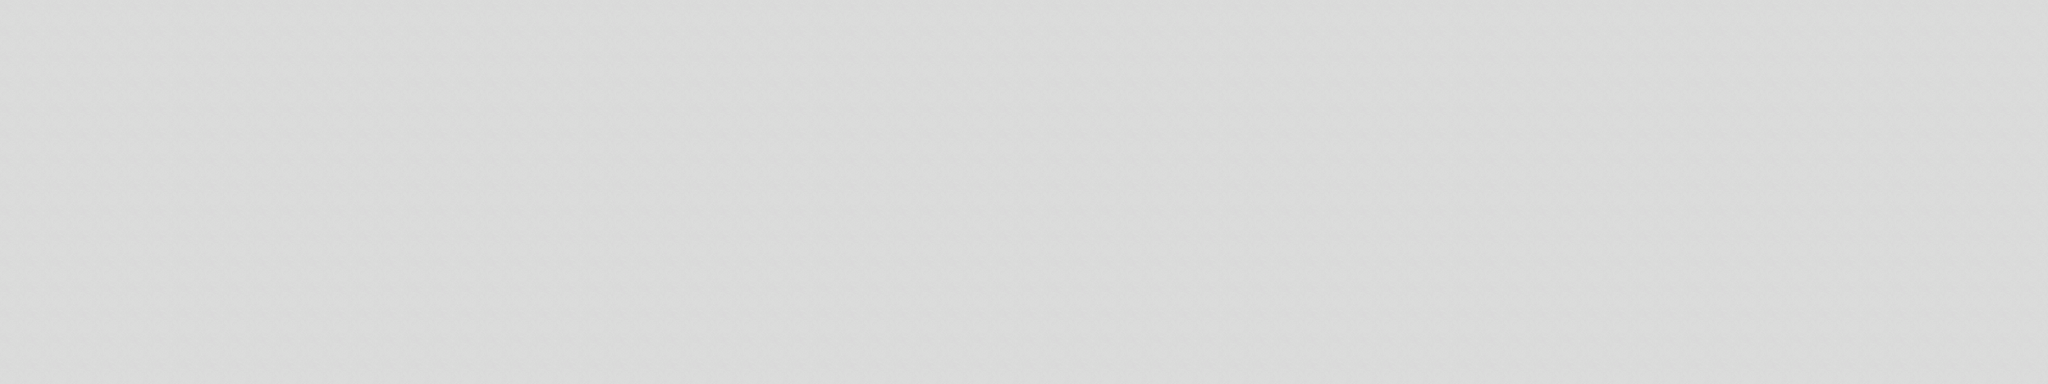

A level layout from a 2D game, rendered from its tile map. Below: a short description, then the map file with tile-grid data replaced by summaries:
An orthogonal 80x15 tile map with 100x100 px tiles, 1 tile layer (Fondo), 20 tilesets and 47 objects (4x imagen2, 2x imagen1, Solid1, Solid2).

<map version="1.5" tiledversion="1.7.2" orientation="orthogonal" renderorder="right-down" width="80" height="15" tilewidth="100" tileheight="100" infinite="0" nextlayerid="12" nextobjectid="107">
 <tileset firstgid="1" source="tutorial_room_back_layer_0001.tsx" />
 <tileset firstgid="51" name="tutorial_arrow_jump" tilewidth="115" tileheight="79" tilecount="1" columns="0">
  <grid orientation="orthogonal" width="1" height="1" />
  <tile id="0">
   <image width="115" height="79" source="assets/Arrows/tutorial_arrow_jump.png" />
  </tile>
 </tileset>
 <tileset firstgid="52" name="tutorial_arrow_duck" tilewidth="275" tileheight="163" tilecount="1" columns="0">
  <grid orientation="orthogonal" width="1" height="1" />
  <tile id="0">
   <image width="275" height="163" source="assets/Arrows/tutorial_arrow_duck.png" />
  </tile>
 </tileset>
 <tileset firstgid="53" name="tutorial_cylinder_1" tilewidth="224" tileheight="393" tilecount="1" columns="0">
  <grid orientation="orthogonal" width="1" height="1" />
  <tile id="0">
   <image width="224" height="393" source="assets/Shapes and Exit Door/tutorial_cylinder_1.png" />
  </tile>
 </tileset>
 <tileset firstgid="54" name="tutorial_arrow_dash" tilewidth="158" tileheight="33" tilecount="1" columns="0">
  <grid orientation="orthogonal" width="1" height="1" />
  <tile id="0">
   <image width="158" height="33" source="assets/Arrows/tutorial_arrow_dash.png" />
  </tile>
 </tileset>
 <tileset firstgid="55" name="tutorial_plynth_after_pyramid_is_destroyed" tilewidth="288" tileheight="321" tilecount="1" columns="0">
  <grid orientation="orthogonal" width="1" height="1" />
  <tile id="0">
   <image width="288" height="321" source="assets/Shapes and Exit Door/tutorial_plynth_after_pyramid_is_destroyed.png" />
  </tile>
 </tileset>
 <tileset firstgid="56" name="tutorial_plynth_before_pyramid_is_destroyed" tilewidth="288" tileheight="294" tilecount="1" columns="0">
  <grid orientation="orthogonal" width="1" height="1" />
  <tile id="0">
   <image width="288" height="294" source="assets/Shapes and Exit Door/tutorial_plynth_before_pyramid_is_destroyed.png" />
  </tile>
 </tileset>
 <tileset firstgid="57" name="tutorial_pyramid_topper" tilewidth="226" tileheight="190" tilecount="1" columns="0">
  <grid orientation="orthogonal" width="1" height="1" />
  <tile id="0">
   <image width="226" height="190" source="assets/Shapes and Exit Door/tutorial_pyramid_topper.png" />
  </tile>
 </tileset>
 <tileset firstgid="58" name="tutorial_exit_door" tilewidth="320" tileheight="273" tilecount="1" columns="0">
  <grid orientation="orthogonal" width="1" height="1" />
  <tile id="0">
   <image width="320" height="273" source="assets/Shapes and Exit Door/tutorial_exit_door.png" />
  </tile>
 </tileset>
 <tileset firstgid="59" name="tutorial_descend_arrow" tilewidth="19" tileheight="24" tilecount="1" columns="0">
  <grid orientation="orthogonal" width="1" height="1" />
  <tile id="0">
   <image width="19" height="24" source="assets/Arrows/tutorial_descend_arrow.png" />
  </tile>
 </tileset>
 <tileset firstgid="60" name="tutorial_target_0001" tilewidth="76" tileheight="87" tilecount="1" columns="0">
  <grid orientation="orthogonal" width="1" height="1" />
  <tile id="0">
   <image width="76" height="87" source="assets/Signs/tutorial_target_0001.png" />
  </tile>
 </tileset>
 <tileset firstgid="61" name="tutorial_arrow_lock" tilewidth="263" tileheight="294" tilecount="1" columns="0">
  <grid orientation="orthogonal" width="1" height="1" />
  <tile id="0">
   <image width="263" height="294" source="assets/Arrows/tutorial_arrow_lock.png" />
  </tile>
 </tileset>
 <tileset firstgid="62" name="TUTORIAL" tilewidth="566" tileheight="159" tilecount="1" columns="0">
  <grid orientation="orthogonal" width="1" height="1" />
  <tile id="0">
   <image width="566" height="159" source="assets/Text/TUTORIAL.png" />
  </tile>
 </tileset>
 <tileset firstgid="63" name="agachar" tilewidth="564" tileheight="225" tilecount="1" columns="0">
  <grid orientation="orthogonal" width="1" height="1" />
  <tile id="0">
   <image width="564" height="225" source="assets/Text/agachar.png" />
  </tile>
 </tileset>
 <tileset firstgid="64" name="cointxt" tilewidth="662" tileheight="278" tilecount="1" columns="0">
  <grid orientation="orthogonal" width="1" height="1" />
  <tile id="0">
   <image width="662" height="278" source="assets/Text/cointxt.png" />
  </tile>
 </tileset>
 <tileset firstgid="65" name="dash" tilewidth="610" tileheight="206" tilecount="1" columns="0">
  <grid orientation="orthogonal" width="1" height="1" />
  <tile id="0">
   <image width="610" height="206" source="assets/Text/dash.png" />
  </tile>
 </tileset>
 <tileset firstgid="66" name="saltar" tilewidth="606" tileheight="216" tilecount="1" columns="0">
  <grid orientation="orthogonal" width="1" height="1" />
  <tile id="0">
   <image width="606" height="216" source="assets/Text/saltar.png" />
  </tile>
 </tileset>
 <tileset firstgid="67" name="shoot" tilewidth="720" tileheight="275" tilecount="1" columns="0">
  <grid orientation="orthogonal" width="1" height="1" />
  <tile id="0">
   <image width="720" height="275" source="assets/Text/shoot.png" />
  </tile>
 </tileset>
 <tileset firstgid="68" name="shoot2" tilewidth="593" tileheight="262" tilecount="1" columns="0">
  <grid orientation="orthogonal" width="1" height="1" />
  <tile id="0">
   <image width="593" height="262" source="assets/Text/shoot2.png" />
  </tile>
 </tileset>
 <tileset firstgid="69" name="tutorial_cube" tilewidth="224" tileheight="192" tilecount="1" columns="0">
  <grid orientation="orthogonal" width="1" height="1" />
  <tile id="0">
   <image width="224" height="192" source="assets/Shapes and Exit Door/tutorial_cube.png" />
  </tile>
 </tileset>
 <layer id="1" name="Fondo" width="80" height="15">
  <data>[1200 cells, 1200 non-empty, 1 distinct tile ids]</data>
 </layer>
 <objectgroup id="3" name="Imagenes">
  <object id="18" gid="51" x="2590.67" y="1284.33" width="122" height="113" />
  <object id="19" gid="52" x="2018" y="1358" width="275" height="163" />
  <object id="24" gid="53" x="3043" y="1460" width="224" height="353" />
  <object id="25" gid="54" x="2942" y="1091" width="158" height="33" />
  <object id="44" gid="55" x="5334.57" y="1463" width="214.43" height="239" />
  <object id="75" gid="58" x="6519" y="1455.5" width="320" height="273" />
  <object id="80" gid="61" x="5201" y="1327" width="183" height="189" />
  <object id="104" gid="69" x="2684" y="1470.67" width="224" height="192" />
  <object id="105" gid="69" x="4482.67" y="1444" width="224" height="192" />
  <object id="106" gid="69" x="5929.33" y="1489.33" width="224" height="192" />
 </objectgroup>
 <objectgroup id="7" name="Imagen Borrable">
  <object id="51" name="imagen2" gid="56" x="5335" y="1462.33" width="214" height="218.458" />
  <object id="52" name="imagen2" gid="57" x="5344" y="1284.33" width="161.768" height="136" />
  <object id="54" name="imagen2" gid="59" x="5396.66" y="1060" width="49" height="53.3333" />
  <object id="55" name="imagen2" gid="60" x="5388.33" y="1160" width="76" height="87" />
  <object id="68" name="imagen1" gid="60" x="4547.24" y="1276.82" width="76" height="87" />
  <object id="72" name="imagen1" gid="53" x="4269.24" y="1471.15" width="224" height="393" />
 </objectgroup>
 <objectgroup id="8" name="Marker" offsetx="-8" offsety="-12">
  <!-- 2 objects omitted --></objectgroup>
 <objectgroup id="2" name="Solid">
  <!-- 10 objects omitted --></objectgroup>
 <objectgroup id="5" name="Muro">
  <!-- 9 objects omitted --></objectgroup>
 <objectgroup id="4" name="Inicio">
  <!-- 1 objects omitted --></objectgroup>
 <objectgroup id="9" name="Moneda">
  <!-- 1 objects omitted --></objectgroup>
 <objectgroup id="11" name="Puerta">
  <!-- 1 objects omitted --></objectgroup>
 <objectgroup id="10" name="Texto">
  <!-- 7 objects omitted --></objectgroup>
</map>
<!-- 31 of 47 objects omitted -->
